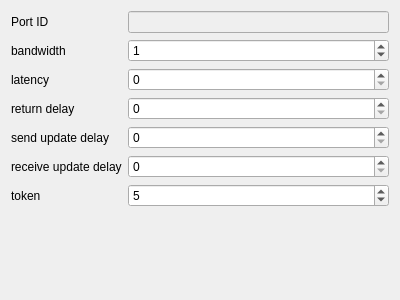
<?xml version="1.0" encoding="UTF-8"?>
<ui version="4.0">
 <class>PortDataDialog</class>
 <widget class="QDialog" name="PortDataDialog">
  <property name="geometry">
   <rect>
    <x>0</x>
    <y>0</y>
    <width>400</width>
    <height>300</height>
   </rect>
  </property>
  <property name="windowTitle">
   <string>Dialog</string>
  </property>
  <layout class="QVBoxLayout" name="verticalLayout">
   <item>
    <layout class="QFormLayout" name="formLayout">
     <item row="0" column="0">
      <widget class="QLabel" name="label_2">
       <property name="text">
        <string>Port ID</string>
       </property>
      </widget>
     </item>
     <item row="0" column="1">
      <widget class="QLineEdit" name="lineEdit">
       <property name="enabled">
        <bool>false</bool>
       </property>
      </widget>
     </item>
     <item row="1" column="0">
      <widget class="QLabel" name="label">
       <property name="toolTip">
        <string>1 / send speed</string>
       </property>
       <property name="text">
        <string>bandwidth</string>
       </property>
      </widget>
     </item>
     <item row="1" column="1">
      <widget class="QSpinBox" name="spinBox">
       <property name="value">
        <number>1</number>
       </property>
      </widget>
     </item>
     <item row="2" column="0">
      <widget class="QLabel" name="label_3">
       <property name="toolTip">
        <string>Send delay</string>
       </property>
       <property name="text">
        <string>latency</string>
       </property>
      </widget>
     </item>
     <item row="2" column="1">
      <widget class="QSpinBox" name="spinBox_2"/>
     </item>
     <item row="3" column="0">
      <widget class="QLabel" name="label_4">
       <property name="text">
        <string>return delay</string>
       </property>
      </widget>
     </item>
     <item row="3" column="1">
      <widget class="QSpinBox" name="spinBox_3"/>
     </item>
     <item row="4" column="0">
      <widget class="QLabel" name="label_5">
       <property name="text">
        <string>send update delay</string>
       </property>
      </widget>
     </item>
     <item row="5" column="0">
      <widget class="QLabel" name="label_6">
       <property name="text">
        <string>receive update delay</string>
       </property>
      </widget>
     </item>
     <item row="6" column="0">
      <widget class="QLabel" name="label_7">
       <property name="text">
        <string>token</string>
       </property>
      </widget>
     </item>
     <item row="4" column="1">
      <widget class="QSpinBox" name="spinBox_4"/>
     </item>
     <item row="5" column="1">
      <widget class="QSpinBox" name="spinBox_5">
       <property name="value">
        <number>0</number>
       </property>
      </widget>
     </item>
     <item row="6" column="1">
      <widget class="QSpinBox" name="spinBox_6">
       <property name="value">
        <number>5</number>
       </property>
      </widget>
     </item>
    </layout>
   </item>
  </layout>
 </widget>
 <resources/>
 <connections/>
</ui>
